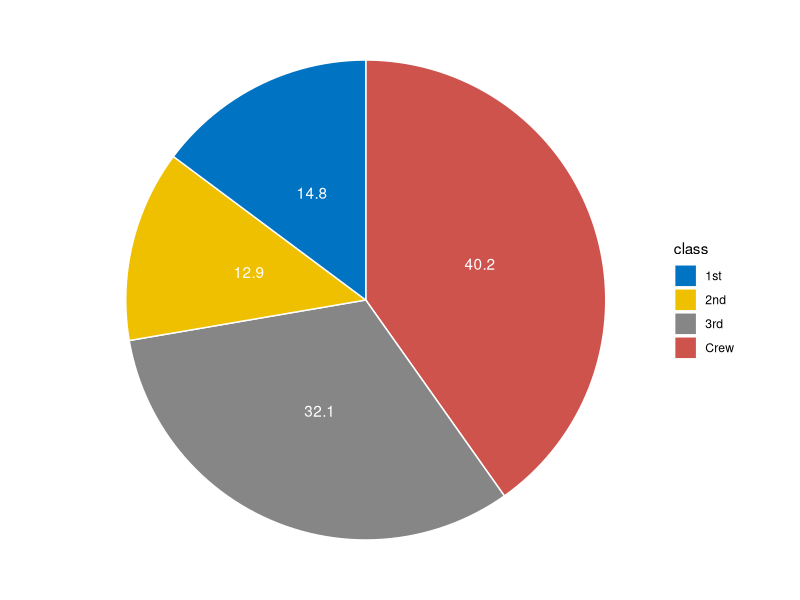

Source code (R):
library(dplyr)
library(ggplot2)


# https://www.datanovia.com/en/blog/how-to-create-a-pie-chart-in-r-using-ggplot2/

count.data <- data.frame(
  class = c("1st", "2nd", "3rd", "Crew"),
  n = c(325, 285, 706, 885),
  prop = c(14.8, 12.9, 32.1, 40.2)
)
mycols <- c("#0073C2FF", "#EFC000FF", "#868686FF", "#CD534CFF")

# Add label position
count.data <- count.data %>%
  arrange(desc(class)) %>%
  mutate(lab.ypos = cumsum(prop) - 0.5 * prop)
count.data

ggplot(count.data, aes(x = "", y = prop, fill = class)) +
  geom_bar(width = 1, stat = "identity", color = "white") +
  coord_polar("y", start = 0) +
  geom_text(aes(y = lab.ypos, label = prop), color = "white") +
  scale_fill_manual(values = mycols) +
  theme_void()



# tsv <- read.csv("~/Desktop/sample.tsv", sep = "\t")

# mart <- aggregate(x = tsv[c("elapsed")], by = list(tsv$Command), FUN = sum)

# pie(mart$elapsed,
# labels = mart$Group.1,
# cex = 0.5,
# clockwise = TRUE, col = rainbow(6), radius = 1
# )
